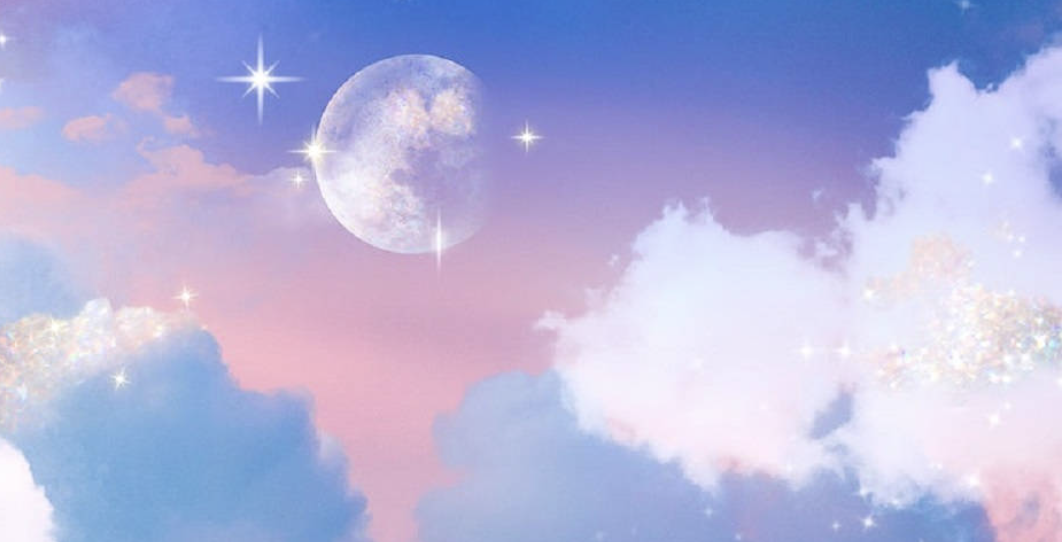
#> input picture Classwork/Image annotation/Screenshot 2025-08-25 at 7.47.48 PM.png, 1062 x 542 px, found by its file name
$ python Activity_1.py
#> lines starting #> are read from the running program, lines starting #| are printed output that depends on the picture
import cv2
import matplotlib.pyplot as plt

image_path = "//Users//sreedeviviswambaran//Documents//Python//Classwork//Image annotation//Screenshot 2025-08-25 at 7.47.48 PM.png"
image = cv2.imread(image_path)
#> image is the input picture: shape (542, 1062, 3); mean B, G, R 220.2, 180.4, 180

image_rgb = cv2.cvtColor(image, cv2.COLOR_BGR2RGB)

height, width, _ = image_rgb.shape
#> height = 542; width = 1062

rect1_width, rect1_height = 150,150
top_left1 = (20,20)
bottom_right1 = (top_left1[0]+ rect1_width, top_left1[1] + rect1_height)
cv2.rectangle(image_rgb, top_left1, bottom_right1, (0,255,255), 3)

rect2_width, rect2_height = 200, 150
top_left2 = (width - rect2_width -20, height - rect2_height - 20)
#> top_left2 = (842, 372)

bottom_right2 = (top_left2[0] + rect2_width, top_left2[1] + rect2_height)
#> bottom_right2 = (1042, 522)
cv2.rectangle(image_rgb, top_left2, bottom_right2, (255, 0, 255), 3)

center1_x = top_left1[0]+rect1_width // 2
center1_y = top_left1[1]+rect1_height // 2
center2_x = top_left2[0]+rect2_width // 2
#> center2_x = 942
center2_y = top_left2[1]+rect2_height // 2
#> center2_y = 447
cv2.circle(image_rgb, (center1_x, center1_y), 15, (0, 255, 0), -1)
cv2.circle(image_rgb, (center2_x, center2_y), 15, (0, 255, 0), -1)

cv2.line(image_rgb, (center1_x, center1_y), (center2_x, center2_y),(0, 255, 0), 3)

font = cv2.FONT_HERSHEY_SIMPLEX
cv2.putText(image_rgb, "region 1", (top_left1[0], top_left1[1]-10), font, 0.7, (0,255,0), 2, cv2.LINE_AA)

cv2.putText(image_rgb, "region 2", (top_left2[0], top_left2[1]-10), font, 0.7, (0,255,0), 2, cv2.LINE_AA)

cv2.putText(image_rgb, "center 1", (center1_x - 40, center1_y + 40), font, 0.6, (0, 255, 0), 2, cv2.LINE_AA)

cv2.putText(image_rgb, "center 2", (center2_x - 40, center2_y + 40), font, 0.6, (0, 255, 0), 2, cv2.LINE_AA)

arrow_start = (width-50, 20)
#> arrow_start = (1012, 20)
arrow_end = (width-50, height-20)
#> arrow_end = (1012, 522)

cv2.arrowedLine(image_rgb, arrow_start, arrow_end, (255, 255, 0), 3, tipLength = 0.05)
cv2.arrowedLine(image_rgb, arrow_end, arrow_start, (255, 255, 0), 3, tipLength = 0.05)
#> image_rgb: shape (542, 1062, 3); mean R, G, B 176.6, 180.6, 216

height_label_position = (arrow_start[0] - 150, (arrow_start[1]+ arrow_end[1]) // 2)
#> height_label_position = (862, 271)
cv2.putText(image_rgb, f'Height: {height}px', height_label_position, font, 0.8, (255, 255, 0), 2, cv2.INTER_LINEAR_EXACT)
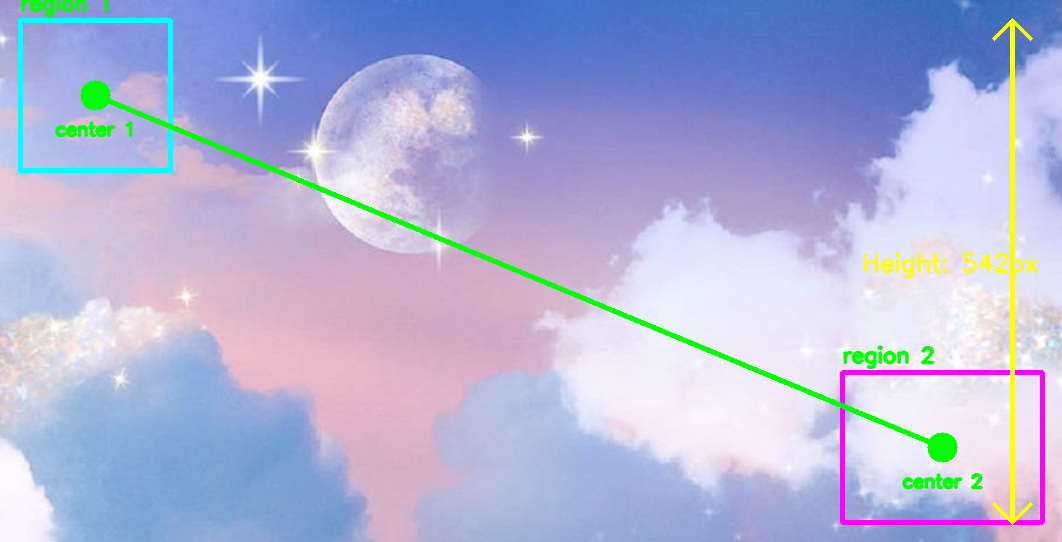
#> image_rgb: shape (542, 1062, 3); mean R, G, B 176.6, 180.7, 215.5
plt.figure(figsize = (12,8))
plt.imshow(image_rgb)
plt.title("Anotated Image with Regions, Centers, and Bi-Directional Height Arrows")
plt.axis("off")
plt.show()
